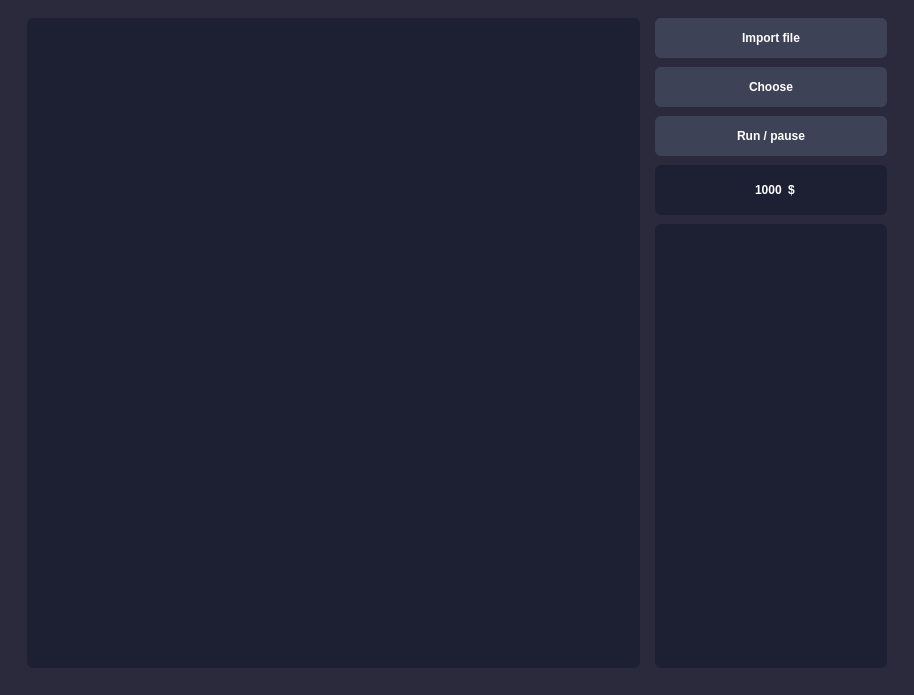
<?xml version="1.0" encoding="UTF-8"?>
<ui version="4.0">
 <class>MainWindow</class>
 <widget class="QMainWindow" name="MainWindow">
  <property name="geometry">
   <rect>
    <x>0</x>
    <y>0</y>
    <width>914</width>
    <height>695</height>
   </rect>
  </property>
  <property name="minimumSize">
   <size>
    <width>500</width>
    <height>400</height>
   </size>
  </property>
  <property name="windowTitle">
   <string>MainWindow</string>
  </property>
  <property name="styleSheet">
   <string notr="true">    background-color: #2a2a3c;
    font-family: Arial, sans-serif;
    color: white;</string>
  </property>
  <widget class="QWidget" name="centralwidget">
   <property name="enabled">
    <bool>true</bool>
   </property>
   <property name="maximumSize">
    <size>
     <width>16777215</width>
     <height>16777215</height>
    </size>
   </property>
   <property name="layoutDirection">
    <enum>Qt::LeftToRight</enum>
   </property>
   <layout class="QGridLayout" name="gridLayout">
    <property name="sizeConstraint">
     <enum>QLayout::SetNoConstraint</enum>
    </property>
    <property name="leftMargin">
     <number>18</number>
    </property>
    <property name="bottomMargin">
     <number>18</number>
    </property>
    <property name="spacing">
     <number>9</number>
    </property>
    <item row="0" column="0">
     <widget class="QWidget" name="mainBox" native="true">
      <layout class="QGridLayout" name="gridLayout_2">
       <property name="sizeConstraint">
        <enum>QLayout::SetNoConstraint</enum>
       </property>
       <item row="0" column="1">
        <widget class="QWidget" name="menuBox" native="true">
         <property name="minimumSize">
          <size>
           <width>250</width>
           <height>100</height>
          </size>
         </property>
         <property name="maximumSize">
          <size>
           <width>250</width>
           <height>16777215</height>
          </size>
         </property>
         <layout class="QGridLayout" name="gridLayout_3">
          <property name="leftMargin">
           <number>9</number>
          </property>
          <property name="topMargin">
           <number>0</number>
          </property>
          <property name="rightMargin">
           <number>9</number>
          </property>
          <property name="bottomMargin">
           <number>0</number>
          </property>
          <property name="spacing">
           <number>9</number>
          </property>
          <item row="1" column="0">
           <widget class="QPushButton" name="chooseBtn">
            <property name="minimumSize">
             <size>
              <width>0</width>
              <height>40</height>
             </size>
            </property>
            <property name="cursor">
             <cursorShape>PointingHandCursor</cursorShape>
            </property>
            <property name="styleSheet">
             <string notr="true">border-style: solid;
border-radius: 6px;
background-color: #3E4257;
font-weight: 600;</string>
            </property>
            <property name="text">
             <string>Choose</string>
            </property>
           </widget>
          </item>
          <item row="0" column="0">
           <widget class="QPushButton" name="importFileBtn">
            <property name="minimumSize">
             <size>
              <width>0</width>
              <height>40</height>
             </size>
            </property>
            <property name="cursor">
             <cursorShape>PointingHandCursor</cursorShape>
            </property>
            <property name="styleSheet">
             <string notr="true">border-style: solid;
border-radius: 6px;
background-color: #3E4257;
font-weight: 600;</string>
            </property>
            <property name="text">
             <string>Import file</string>
            </property>
           </widget>
          </item>
          <item row="3" column="0">
           <widget class="QFrame" name="portfolioBox">
            <property name="minimumSize">
             <size>
              <width>0</width>
              <height>50</height>
             </size>
            </property>
            <property name="maximumSize">
             <size>
              <width>16777215</width>
              <height>50</height>
             </size>
            </property>
            <property name="styleSheet">
             <string notr="true">border-style: solid;
border-radius: 6px;
background-color: #1D2033;
font-weight: 600;</string>
            </property>
            <property name="frameShape">
             <enum>QFrame::StyledPanel</enum>
            </property>
            <property name="frameShadow">
             <enum>QFrame::Raised</enum>
            </property>
            <layout class="QHBoxLayout" name="horizontalLayout">
             <item alignment="Qt::AlignRight">
              <widget class="QLabel" name="portfolio">
               <property name="maximumSize">
                <size>
                 <width>300</width>
                 <height>16777215</height>
                </size>
               </property>
               <property name="styleSheet">
                <string notr="true">
</string>
               </property>
               <property name="text">
                <string>1000</string>
               </property>
              </widget>
             </item>
             <item>
              <widget class="QLabel" name="currency">
               <property name="maximumSize">
                <size>
                 <width>90</width>
                 <height>16777215</height>
                </size>
               </property>
               <property name="text">
                <string>$</string>
               </property>
              </widget>
             </item>
            </layout>
           </widget>
          </item>
          <item row="4" column="0">
           <widget class="QWidget" name="ordersBox" native="true">
            <property name="styleSheet">
             <string notr="true">border-style: solid;
border-radius: 6px;
background-color: #1D2033;
font-weight: 600;</string>
            </property>
            <layout class="QGridLayout" name="gridLayout_5">
             <item row="0" column="0">
              <widget class="QScrollArea" name="scrollArea">
               <property name="widgetResizable">
                <bool>true</bool>
               </property>
               <widget class="QWidget" name="scrollAreaWidgetContents">
                <property name="geometry">
                 <rect>
                  <x>0</x>
                  <y>0</y>
                  <width>214</width>
                  <height>426</height>
                 </rect>
                </property>
               </widget>
              </widget>
             </item>
            </layout>
           </widget>
          </item>
          <item row="2" column="0">
           <widget class="QPushButton" name="runBtn">
            <property name="minimumSize">
             <size>
              <width>0</width>
              <height>40</height>
             </size>
            </property>
            <property name="cursor">
             <cursorShape>PointingHandCursor</cursorShape>
            </property>
            <property name="styleSheet">
             <string notr="true">border-style: solid;
border-radius: 6px;
background-color: #3E4257;
font-weight: 600;</string>
            </property>
            <property name="text">
             <string>Run / pause</string>
            </property>
           </widget>
          </item>
         </layout>
        </widget>
       </item>
       <item row="0" column="0">
        <widget class="QWidget" name="openGLBox" native="true">
         <property name="styleSheet">
          <string notr="true">border-style: solid;
border-radius: 6px;
background-color: #1D2033;
font-weight: 600;</string>
         </property>
        </widget>
       </item>
      </layout>
     </widget>
    </item>
   </layout>
  </widget>
  <action name="actionExit">
   <property name="text">
    <string>Exit</string>
   </property>
  </action>
 </widget>
 <resources/>
 <connections/>
</ui>
